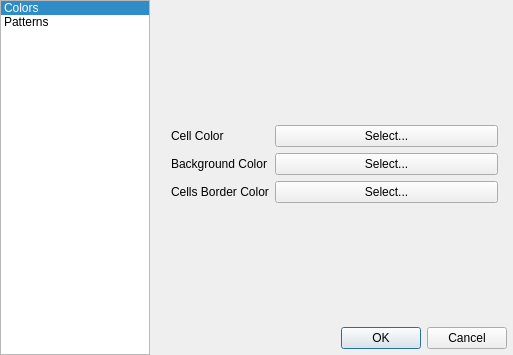
<?xml version="1.0" encoding="UTF-8"?>
<ui version="4.0">
 <class>ConfigDialog</class>
 <widget class="QDialog" name="ConfigDialog">
  <property name="geometry">
   <rect>
    <x>0</x>
    <y>0</y>
    <width>513</width>
    <height>355</height>
   </rect>
  </property>
  <property name="windowTitle">
   <string>Kglife - Settings</string>
  </property>
  <layout class="QFormLayout" name="formLayout">
   <property name="leftMargin">
    <number>0</number>
   </property>
   <property name="topMargin">
    <number>0</number>
   </property>
   <property name="rightMargin">
    <number>0</number>
   </property>
   <property name="bottomMargin">
    <number>0</number>
   </property>
   <item row="0" column="0">
    <widget class="QListWidget" name="listWidget">
     <property name="sizePolicy">
      <sizepolicy hsizetype="Fixed" vsizetype="Expanding">
       <horstretch>0</horstretch>
       <verstretch>0</verstretch>
      </sizepolicy>
     </property>
     <property name="minimumSize">
      <size>
       <width>150</width>
       <height>0</height>
      </size>
     </property>
     <property name="maximumSize">
      <size>
       <width>150</width>
       <height>16777215</height>
      </size>
     </property>
     <property name="editTriggers">
      <set>QAbstractItemView::NoEditTriggers</set>
     </property>
     <property name="showDropIndicator" stdset="0">
      <bool>false</bool>
     </property>
     <property name="iconSize">
      <size>
       <width>32</width>
       <height>32</height>
      </size>
     </property>
     <property name="selectionRectVisible">
      <bool>true</bool>
     </property>
     <property name="currentRow">
      <number>0</number>
     </property>
     <item>
      <property name="text">
       <string>Colors</string>
      </property>
      <property name="icon">
       <iconset theme="preferences-other">
        <normaloff>.</normaloff>.</iconset>
      </property>
     </item>
     <item>
      <property name="text">
       <string>Patterns</string>
      </property>
      <property name="icon">
       <iconset theme="template">
        <normaloff>.</normaloff>.</iconset>
      </property>
     </item>
    </widget>
   </item>
   <item row="0" column="1">
    <layout class="QVBoxLayout" name="verticalLayout">
     <property name="spacing">
      <number>0</number>
     </property>
     <property name="leftMargin">
      <number>6</number>
     </property>
     <property name="rightMargin">
      <number>6</number>
     </property>
     <property name="bottomMargin">
      <number>6</number>
     </property>
     <item>
      <widget class="QStackedWidget" name="stackedWidget">
       <property name="currentIndex">
        <number>0</number>
       </property>
       <widget class="QWidget" name="pageColors">
        <layout class="QFormLayout" name="formLayout_2">
         <property name="formAlignment">
          <set>Qt::AlignLeading|Qt::AlignLeft|Qt::AlignVCenter</set>
         </property>
         <item row="0" column="0">
          <widget class="QLabel" name="label">
           <property name="text">
            <string>Cell Color</string>
           </property>
          </widget>
         </item>
         <item row="0" column="1">
          <widget class="QPushButton" name="buttonCellColor">
           <property name="text">
            <string>Select...</string>
           </property>
          </widget>
         </item>
         <item row="1" column="0">
          <widget class="QLabel" name="label_2">
           <property name="text">
            <string>Background Color</string>
           </property>
          </widget>
         </item>
         <item row="1" column="1">
          <widget class="QPushButton" name="buttonBackColor">
           <property name="text">
            <string>Select...</string>
           </property>
          </widget>
         </item>
         <item row="2" column="0">
          <widget class="QLabel" name="label_3">
           <property name="text">
            <string>Cells Border Color</string>
           </property>
          </widget>
         </item>
         <item row="2" column="1">
          <widget class="QPushButton" name="buttonBetweenColor">
           <property name="text">
            <string>Select...</string>
           </property>
          </widget>
         </item>
        </layout>
       </widget>
       <widget class="QWidget" name="pagePatterns"/>
      </widget>
     </item>
     <item>
      <widget class="QDialogButtonBox" name="buttonBox">
       <property name="standardButtons">
        <set>QDialogButtonBox::Cancel|QDialogButtonBox::Ok</set>
       </property>
      </widget>
     </item>
    </layout>
   </item>
  </layout>
 </widget>
 <resources/>
 <connections/>
</ui>
